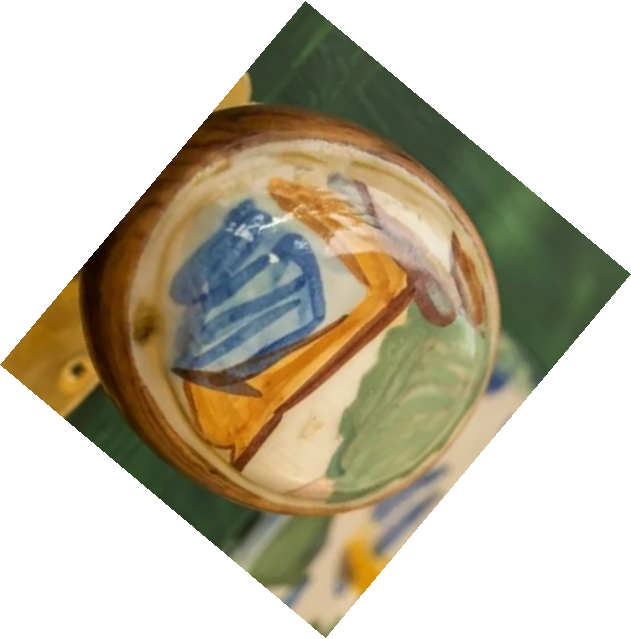
#> input picture scripts/test_rot_-40.png, 631 x 639 px, given in place of media_1790776356111.png, which was not available
$ python test_rot_neg.py
#> lines starting #> are read from the running program, lines starting #| are printed output that depends on the picture; pictures that were not available may be replaced by others from this repository, and a replacement may not be noted
from PIL import Image

src_path = r"C:\Users\AHMED BOUTABA\.gemini\antigravity\brain\d51e4cb6-e01e-4d97-a965-a46d8c867570\.user_uploaded\media_1790776356111.png"
img = Image.open(src_path).convert("RGBA")
#> img is the input picture: PIL image 631x639 RGBA; mean R, G, B, A 67.9, 60.8, 41.9, 127.7

for rot in [-45, -42, -40]:
    rot_img = img.rotate(rot, expand=True, resample=Image.Resampling.BICUBIC)
    rot_img.save(f"scripts/test_rot_{rot}.png")
#> this loop made 3 passes
#> pass 1, `rot_img = img.rotate(rot, expand=True, resample=Image.Resampling.BICUB..`:
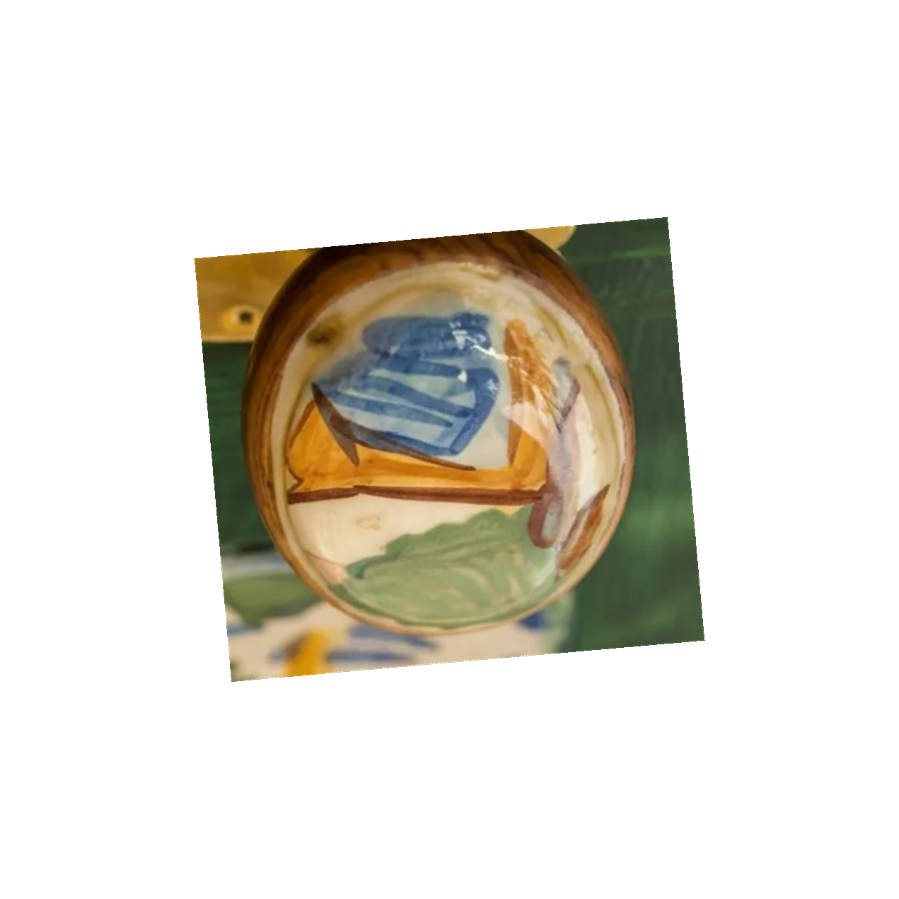
#> rot_img: PIL image 899x899 RGBA; mean R, G, B, A 33.9, 30.4, 20.9, 63.7; transparent parts drawn white
#> pass 2, `rot_img = img.rotate(rot, expand=True, resample=Image.Resampling.BICUB..`:
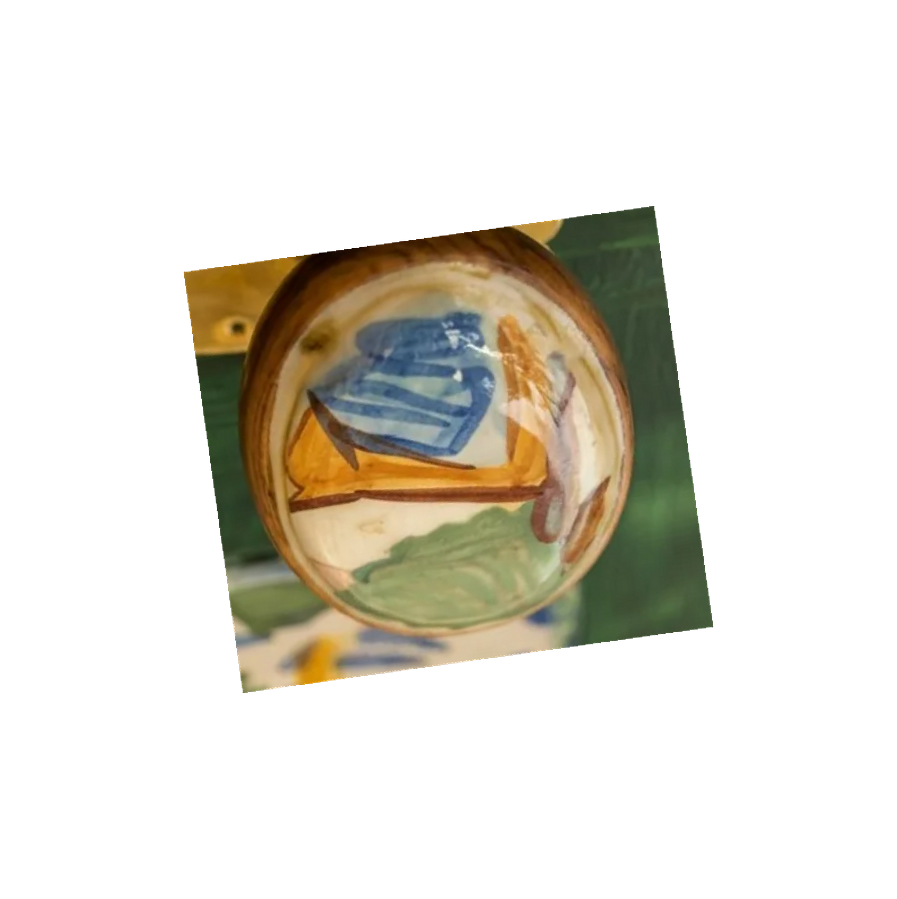
#> rot_img: PIL image 897x899 RGBA; mean R, G, B, A 34, 30.5, 20.9, 63.8; transparent parts drawn white
#> pass 3, `rot_img = img.rotate(rot, expand=True, resample=Image.Resampling.BICUB..`:
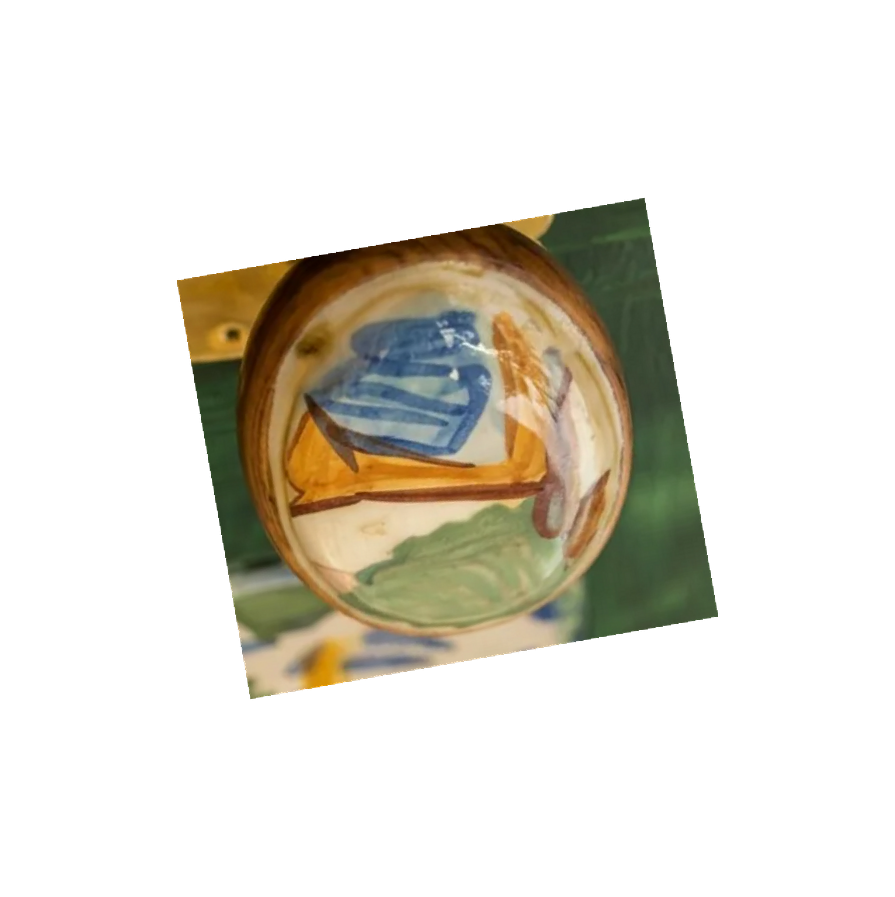
#> rot_img: PIL image 895x897 RGBA; mean R, G, B, A 34.2, 30.6, 21, 64.1; transparent parts drawn white

print("Generated negative rotation tests")

$ run again, on scripts/test_rot_35.png
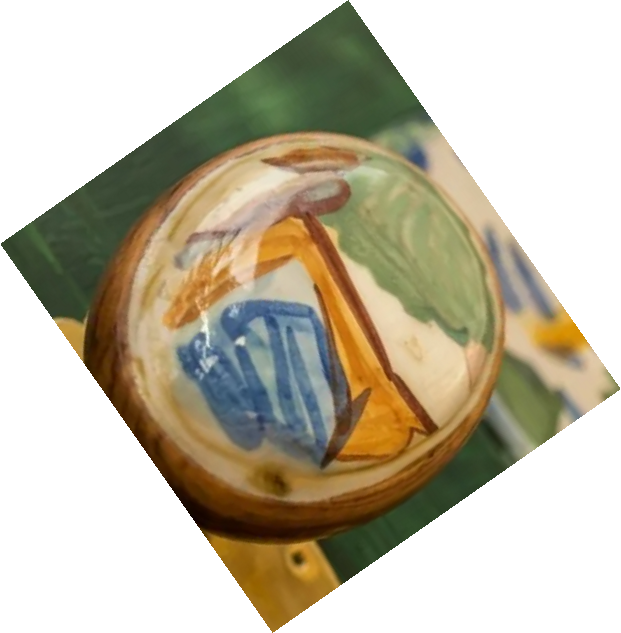
#> input picture scripts/test_rot_35.png, 621 x 633 px, given in place of media_1790776356111.png, which was not available
#> img is the input picture: PIL image 621x633 RGBA; mean R, G, B, A 69.6, 62.4, 42.9, 131
#> the loop `for rot in [-45, -42, -40]:` made 3 passes
#> pass 1, `rot_img = img.rotate(rot, expand=True, resample=Image.Resampling.BICUB..`:
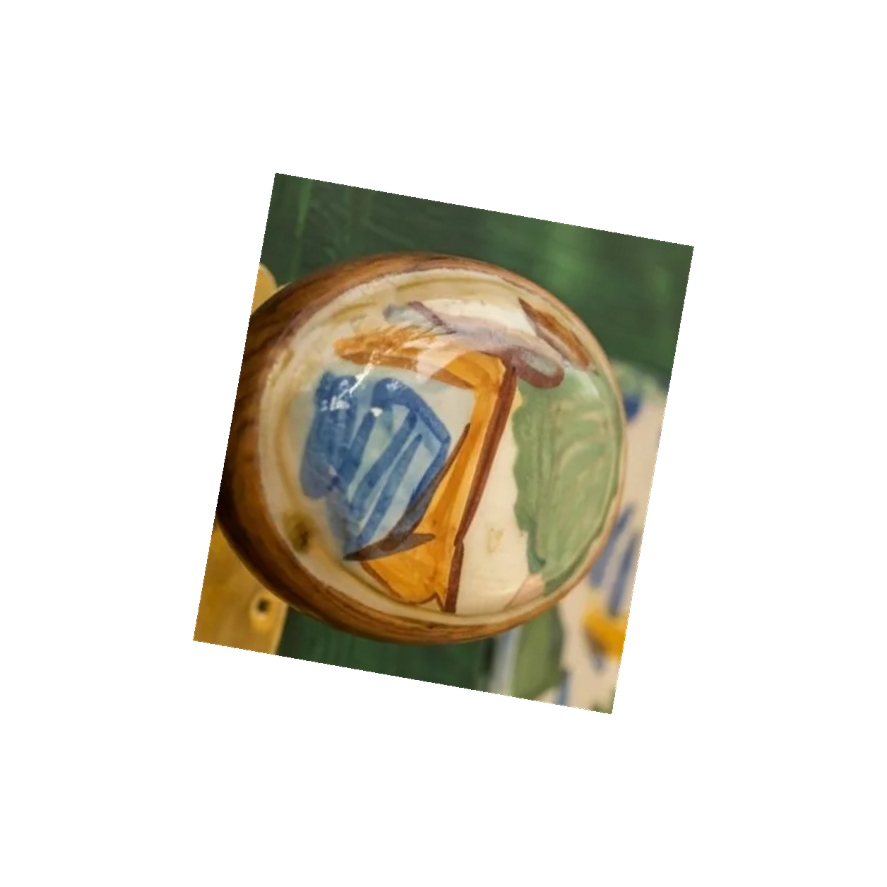
#> rot_img: PIL image 887x887 RGBA; mean R, G, B, A 34.9, 31.2, 21.4, 65.4; transparent parts drawn white
#> pass 3, `rot_img = img.rotate(rot, expand=True, resample=Image.Resampling.BICUB..`:
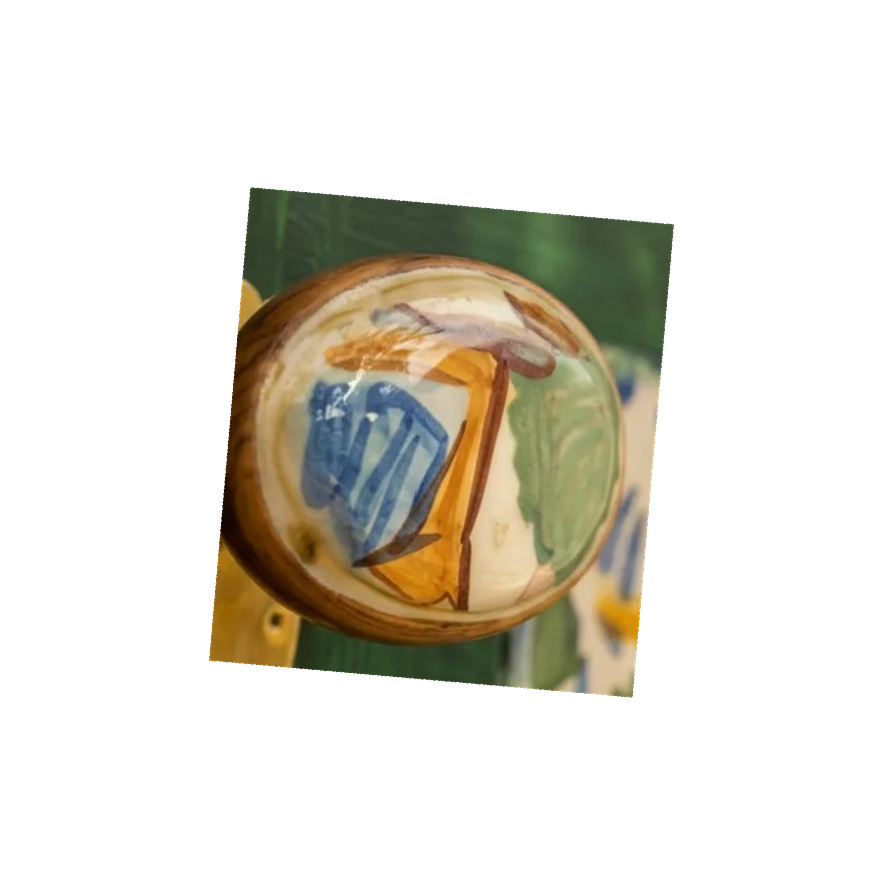
#> rot_img: PIL image 883x885 RGBA; mean R, G, B, A 35.1, 31.4, 21.6, 65.9; transparent parts drawn white
